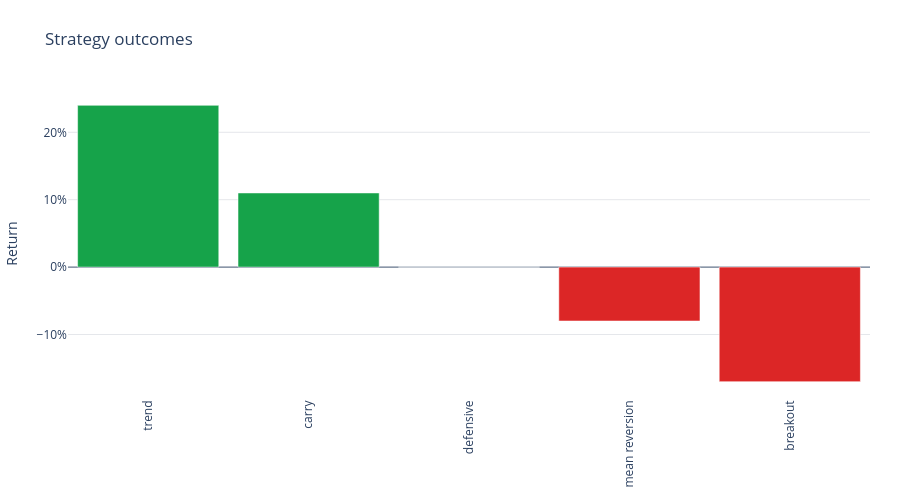

Notebook code for this chart:
### Markdown cell above
## 5. Choose a color scheme

The default `"sign"` scheme uses green for positive values, red for negative values, and gray for zero. Customize `positive_color`, `negative_color`, and `zero_color` to retain those semantics with a different palette.

### Code cell
scenario_returns = pd.Series(
    {
        "trend": 0.24,
        "carry": 0.11,
        "defensive": 0.0,
        "mean reversion": -0.08,
        "breakout": -0.17,
    },
    name="Scenario return",
)

fig = q.plot.barchart(
    scenario_returns,
    sorted=True,
    positive_color="#16A34A",
    negative_color="#DC2626",
    zero_color="#64748B",
    title="Strategy outcomes",
    yaxis_title="Return",
)
fig.update_yaxes(tickformat=".0%")
fig.show()

### Figure 1 — Plotly figure (JSON) as saved in the notebook; plotly's stock layout.template omitted (floating-point values rounded to 4 significant figures)
{"data": [{"hovertemplate": "%{x}<br>%{y:,.4g}<extra></extra>", "marker": {"color": ["#16A34A", "#16A34A", "#64748B", "#DC2626", "#DC2626"], "line": {"color": "#FFFFFF", "width": 0.5}}, "type": "bar", "x": ["trend", "carry", "defensive", "mean reversion", "breakout"], "y": [0.24, 0.11, 0.0, -0.08, -0.17]}], "layout": {"bargap": 0.12, "height": 500, "hovermode": "x unified", "legend": {"orientation": "h", "x": 0, "xanchor": "left", "y": 1.02}, "margin": {"b": 50, "l": 60, "r": 30, "t": 90}, "showlegend": false, "title": {"text": "Strategy outcomes"}, "xaxis": {"automargin": true, "showgrid": false, "tickangle": -90, "type": "category"}, "yaxis": {"gridcolor": "#E5E7EB", "showgrid": true, "tickformat": ".0%", "title": {"text": "Return"}, "zeroline": true, "zerolinecolor": "#64748B", "zerolinewidth": 1.2}}}
